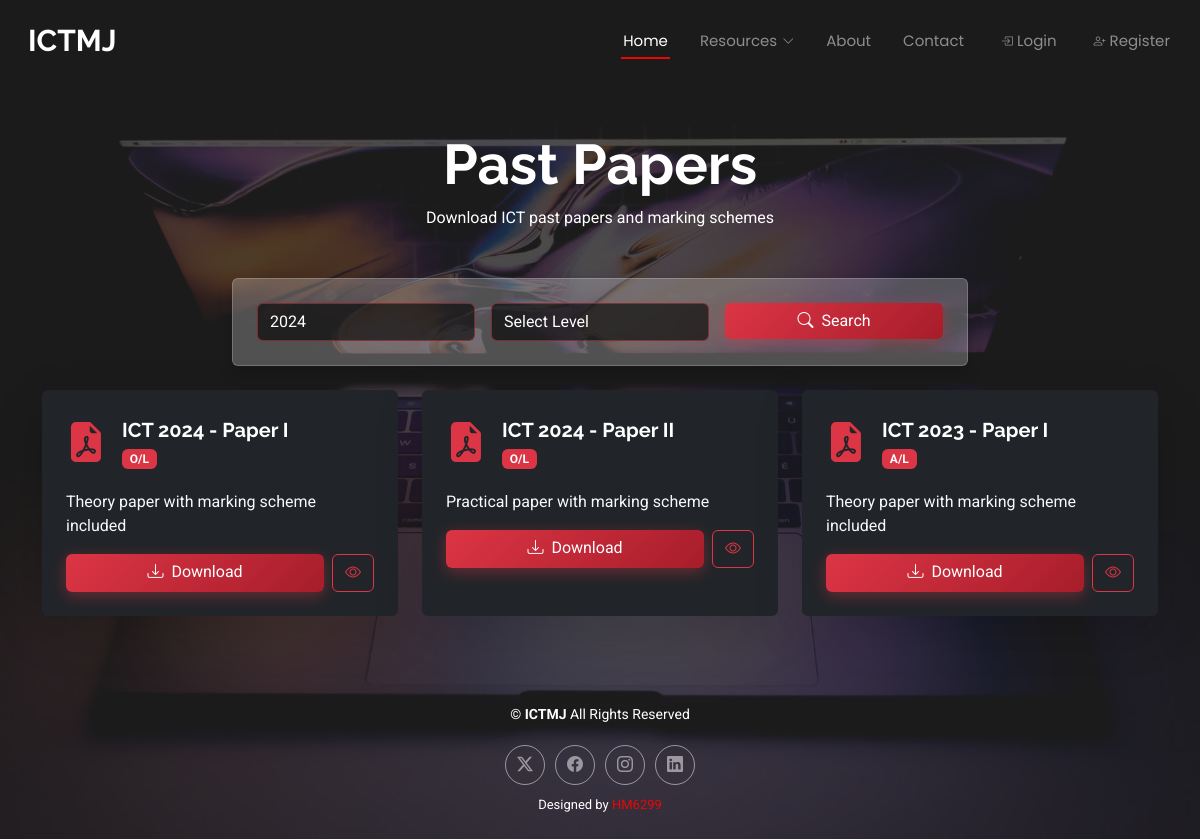
Screenshot of /pastpaper.php?year=2024 with the database file from the repository.
### tables this page shows
CREATE TABLE `pastpapers` (
  `id` int(11) NOT NULL,
  `title` varchar(255) NOT NULL,
  `year` year(4) NOT NULL,
  `level` enum('O/L','A/L') NOT NULL,
  `description` text DEFAULT NULL,
  `file_path` varchar(255) NOT NULL,
  `created_at` timestamp NOT NULL DEFAULT current_timestamp()
);

### pastpaper.php (the view, shortened to what this page needs)
<?php include 'header.php'; ?>
<?php include 'forms/config.php'; ?>
<main class="pastpapers-section py-5" style="position: relative; z-index: 1; padding-top: 150px;">
  <div class="container">
    <div class="text-center mb-5">
      <h2 class="text-white display-4 fw-bold">Past Papers</h2>
      <p class="text-white">Download ICT past papers and marking schemes</p>
    </div>
    <form method="GET" class="row mb-4">
      <div class="col-md-8 mx-auto">
        <div class="card filter-card shadow" style="background: #ffffff3d; border: 1px solid rgba(255, 255, 255, 0.2);">
          <div class="card-body p-4">
            <div class="row g-3">
              <div class="col-md-4">
                <select class="form-control" name="year">
                  <?php
                  $years = $pdo->query("SELECT DISTINCT year FROM pastpapers ORDER BY year DESC")->fetchAll(PDO::FETCH_COLUMN);
                  foreach ($years as $y) {
                    $selected = ($_GET['year'] ?? '') == $y ? 'selected' : '';
                    echo "<option value='$y' $selected>$y</option>";
                  }
                  ?>
                </select>
              </div>
              <div class="col-md-4">
                <select class="form-control" name="level">
                  <option value="">Select Level</option>
                </select>
              </div>
              <div class="col-md-4">
                <button class="btn btn-danger w-100" type="submit">
                  <i class="bi bi-search me-2"></i>Search
                </button>
              </div>
            </div>
          </div>
        </div>
      </div>
    </form>
    <div class="row g-4">
      <?php
      $sql = "SELECT * FROM pastpapers WHERE 1=1";
      $params = [];
      if (!empty($_GET['year'])) {
          $sql .= " AND year = :year";
          $params[':year'] = $_GET['year'];
      }
      $stmt = $pdo->prepare($sql);
      $stmt->execute($params);
      $papers = $stmt->fetchAll(PDO::FETCH_ASSOC);
      if (count($papers) > 0) {
        foreach ($papers as $paper) {
          $title = htmlspecialchars($paper['title']);
          $desc = htmlspecialchars($paper['description']);
          $file = htmlspecialchars($paper['file_path']);
          $level = htmlspecialchars($paper['level']);
          echo "
<div class='col-md-6 col-lg-4'>
  <div class='card paper-card shadow-lg h-100 bg-dark text-white border-0'>
    <div class='card-body p-4'>
      <div class='d-flex align-items-center mb-3'>
        <i class='bi bi-file-earmark-pdf-fill text-danger fs-1 me-3'></i>
        <div>
          <h5 class='mb-1 fw-bold text-white'>$title</h5>
          <span class='badge bg-danger'>$level</span>
        </div>
      </div>
      <p class='mb-3 text-light'>$desc</p>
      <div class='d-flex gap-2'>
        <a href='$file' download class='btn btn-danger flex-fill'>
          <i class='bi bi-download me-2'></i>Download
        </a>
        <a href='$file' target='_blank' class='btn btn-outline-danger'>
          <i class='bi bi-eye'></i>
        </a>
      </div>
    </div>
  </div>
</div>
          ";
        }
      } else {
        echo "<div class='col-12 text-center text-white'><p>No papers found.</p></div>";
      }
      ?>
    </div>
  </div>
</main>
<?php include 'footer.php'; ?>

### assets/css/main.css (style rules this page uses)
:root { --default-font: "Roboto", system-ui, -apple-system, "Segoe UI", Roboto, "Helvetica Neue", Arial, "Noto Sans", "Liberation Sans", sans-serif, "Apple Color Emoji", "Segoe UI Emoji", "Segoe UI Symbol", "Noto Color Emoji"; --heading-font: "Raleway", sans-serif; --nav-font: "Poppins", sans-serif; }
:root { --background-color: #ffffff; --default-color: #ffffff; --heading-color: #ffffff; --accent-color: #ec0606; --surface-color: #ffffff; --contrast-color: #ffffff; }
:root { --nav-color: rgba(255, 255, 255, 0.5); --nav-hover-color: #ffffff; --nav-mobile-background-color: #ffffff; --nav-dropdown-background-color: #ffffff; --nav-dropdown-color: #ffffff; --nav-dropdown-hover-color: #ec0606; }
:root { scroll-behavior: smooth; }
body { color: var(--default-color); background-color: var(--background-color); font-family: var(--default-font); background: url(../img/bg.jpg) top center no-repeat; background-size: cover; position: relative; }
body::before { content: ""; position: absolute; left: 0; right: 0; top: 0; bottom: 0; background: rgba(34, 34, 34, 0.8); }
a { color: var(--accent-color); text-decoration: none; transition: 0.3s; }
h1, h2, h3, h4, h5, h6 { color: var(--heading-color); font-family: var(--heading-font); }
.form-control { background: rgba(0, 0, 0, 0.6); border: 1px solid rgba(220, 53, 69, 0.5); color: #ffffff; }
.form-control::placeholder { color: rgba(255, 255, 255, 0.5); }
.btn-danger { background: linear-gradient(135deg, #dc3545 0%, #a71d2a 100%); border: none; box-shadow: 0 4px 15px rgba(220, 53, 69, 0.4); transition: all 0.3s ease; }

### rows the page displays
pastpapers: title "ICT 2024 - Paper I", level "O/L", description "Theory paper with marking scheme included"
pastpapers: title "ICT 2024 - Paper II", level "O/L", description "Practical paper with marking scheme"
pastpapers: title "ICT 2023 - Paper I", level "A/L", description "Theory paper with marking scheme included"

### other values shown
form field year "2024"
